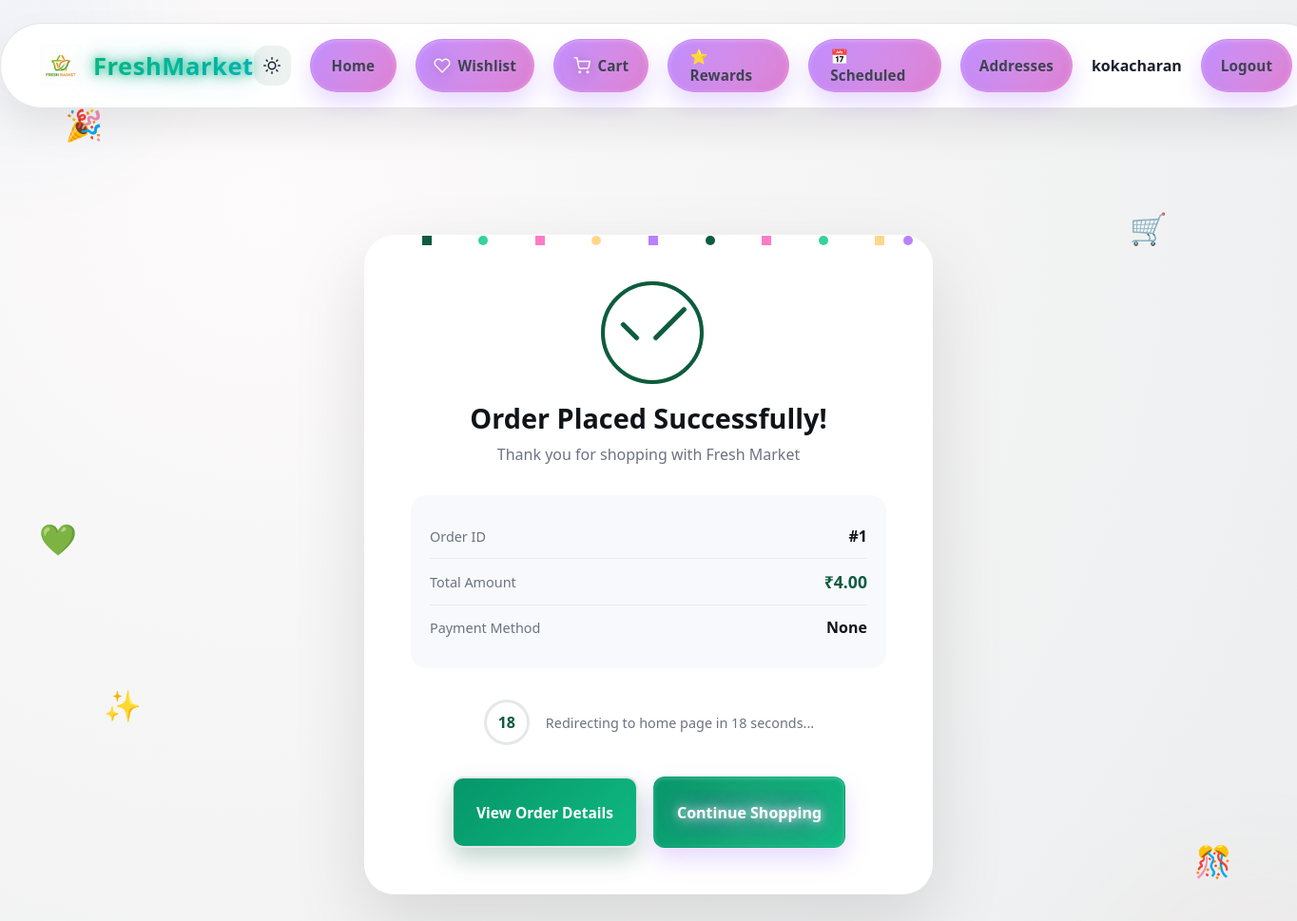
Screenshot of /order/success/1 (signed in) with the database file from the repository.
### models.py (models this page shows)
class User(UserMixin, db.Model):
    id = db.Column(db.Integer, primary_key=True)
    username = db.Column(db.String(80), unique=True, nullable=False)
    email = db.Column(db.String(120), unique=True, nullable=True) # Nullable for migration, should be False for new users
    password_hash = db.Column(db.String(120), nullable=False)
    is_admin = db.Column(db.Boolean, default=False)
    reset_token = db.Column(db.String(100), nullable=True)
    reset_token_expiration = db.Column(db.DateTime, nullable=True)
    loyalty_points = db.Column(db.Integer, default=0)  # Loyalty rewards points
    cart_items = db.relationship('CartItem', backref='user', lazy=True)
    orders = db.relationship('Order', backref='user', lazy=True)
    addresses = db.relationship('Address', backref='user', lazy=True, cascade='all, delete-orphan')
    wishlist_items = db.relationship('Wishlist', backref='user', lazy=True, cascade='all, delete-orphan')
    loyalty_transactions = db.relationship('LoyaltyTransaction', backref='user', lazy=True, cascade='all, delete-orphan')
    scheduled_orders = db.relationship('ScheduledOrder', backref='user', lazy=True, cascade='all, delete-orphan')

class Order(db.Model):
    id = db.Column(db.Integer, primary_key=True)
    user_id = db.Column(db.Integer, db.ForeignKey('user.id'), nullable=False)
    address_id = db.Column(db.Integer, db.ForeignKey('address.id'), nullable=True)
    total_price = db.Column(db.Float, nullable=False)
    date = db.Column(db.DateTime, default=datetime.utcnow)
    status = db.Column(db.String(20), default='Pending')
    payment_method = db.Column(db.String(50), nullable=True)  # COD, Debit Card, Credit Card, UPI
    points_earned = db.Column(db.Integer, default=0)  # Loyalty points earned from this order
    points_redeemed = db.Column(db.Integer, default=0)  # Loyalty points used for discount
    scheduled_delivery_date = db.Column(db.DateTime, nullable=True)  # For scheduled orders
    delivery_time_slot = db.Column(db.String(50), nullable=True)  # e.g., "8 AM - 12 PM"
    items = db.relationship('OrderItem', backref='order', lazy=True)
    address = db.relationship('Address')

### routes.py (the view)
@main.route('/order/success/<int:order_id>')
@login_required
def order_success(order_id):
    order = Order.query.get_or_404(order_id)
    if order.user_id != current_user.id:
        flash('Unauthorized access')
        return redirect(url_for('main.orders'))
    return render_template('order_success.html', order=order)

### routes.py (called while the page is built)
@login_manager.user_loader
def load_user(user_id):
    return User.query.get(int(user_id))

@main.context_processor
def inject_cart_total():
    if current_user.is_authenticated:
        cart_items = CartItem.query.filter_by(user_id=current_user.id).all()
        total_price = sum(item.product.price * item.quantity for item in cart_items)
        total_items = sum(item.quantity for item in cart_items)
        return {'cart_total': total_price, 'cart_count': total_items}
    return {'cart_total': 0, 'cart_count': 0}

### templates/order_success.html (shortened to what this page needs)
{% extends "base.html" %}
{% block content %}
<div class="success-container">
    <div class="success-card">
        <div class="success-checkmark">
            <div class="check-icon">
                <span class="icon-line line-tip"></span>
                <span class="icon-line line-long"></span>
                <div class="icon-circle"></div>
                <div class="icon-fix"></div>
            </div>
        </div>
        <h1 class="success-title">Order Placed Successfully!</h1>
        <p class="success-subtitle">Thank you for shopping with Fresh Market</p>
        <div class="order-details-box">
            <div class="detail-row">
                <span class="detail-label">Order ID</span>
                <span class="detail-value">#{{ order.id }}</span>
            </div>
            <div class="detail-row">
                <span class="detail-label">Total Amount</span>
                <span class="detail-value highlight">₹{{ "%.2f"|format(order.total_price) }}</span>
            </div>
            <div class="detail-row">
                <span class="detail-label">Payment Method</span>
                <span class="detail-value">{{ order.payment_method }}</span>
            </div>
        </div>
        <div class="confetti-container">
            <div class="confetti"></div>
            <div class="confetti"></div>
            <div class="confetti"></div>
            <div class="confetti"></div>
            <div class="confetti"></div>
            <div class="confetti"></div>
            <div class="confetti"></div>
            <div class="confetti"></div>
            <div class="confetti"></div>
            <div class="confetti"></div>
        </div>
        <div class="redirect-notice">
            <div class="timer-circle">
                <svg class="timer-svg" viewBox="0 0 100 100">
                    <circle class="timer-bg" cx="50" cy="50" r="45"></circle>
                    <circle class="timer-progress" cx="50" cy="50" r="45"></circle>
                </svg>
                <span class="timer-text" id="countdown">20</span>
            </div>
            <p>Redirecting to home page in <span id="countdown-text">20</span> seconds...</p>
        </div>
        <div class="success-actions">
            <a href="{{ url_for('main.order_detail', order_id=order.id) }}" class="btn btn-outline">View Order
                Details</a>
            <a href="{{ url_for('main.index') }}" class="btn btn-primary">Continue Shopping</a>
        </div>
    </div>
    <div class="floating-icons">
        <span class="float-icon">🎉</span>
        <span class="float-icon">🛒</span>
        <span class="float-icon">✨</span>
        <span class="float-icon">🎊</span>
        <span class="float-icon">💚</span>
    </div>
</div>
{% endblock %}

### templates/base.html (shortened to what this page needs)
<!DOCTYPE html>
<html lang="en">
<head>
    <link rel="stylesheet" href="{{ url_for('static', filename='style.css') }}">
    <link rel="stylesheet" href="{{ url_for('static', filename='new_features.css') }}">
    <link rel="stylesheet" href="{{ url_for('static', filename='accessibility.css') }}">
    <link rel="stylesheet" href="{{ url_for('static', filename='animations.css') }}">
    <link rel="stylesheet" href="{{ url_for('static', filename='enhanced_animations.css') }}">
    <link rel="stylesheet" href="{{ url_for('static', filename='scroll_animations.css') }}">
    <link rel="stylesheet" href="{{ url_for('static', filename='login_decorations.css') }}">
</head>
<body class="{% block body_class %}{% endblock %}">
    <nav class="top-nav">
        <div class="logo">
            <img src="{{ url_for('static', filename='logo.png') }}" alt="FreshMarket Logo">
            <span>FreshMarket</span>
        </div>
        <div class="links">
            <button id="theme-toggle" class="theme-toggle ripple-parent" type="button" aria-label="Toggle theme"
                aria-pressed="false">
            </button>
            <a href="{{ url_for('main.index') }}" class="nav-link">Home</a>
            {% if current_user.is_authenticated %}
            <a href="{{ url_for('main.wishlist') }}" class="nav-link nav-link-icon">
                <svg width="18" height="18" viewBox="0 0 24 24" fill="none" aria-hidden="true">
                    <path
                        d="M20.84 4.61a5.5 5.5 0 0 0-7.78 0L12 5.67l-1.06-1.06a5.5 5.5 0 0 0-7.78 7.78l1.06 1.06L12 21.23l7.78-7.78 1.06-1.06a5.5 5.5 0 0 0 0-7.78z"
                        stroke="currentColor" stroke-width="2" stroke-linecap="round" stroke-linejoin="round" />
                </svg>
                Wishlist
            </a>
            <a href="{{ url_for('main.cart') }}" class="nav-link nav-link-icon">
                Cart
            </a>
            <a href="{{ url_for('main.loyalty') }}" class="nav-link nav-link-icon">
                ⭐ Rewards
            </a>
            <a href="{{ url_for('main.scheduled_orders') }}" class="nav-link nav-link-icon">
                📅 Scheduled
            </a>
            <a href="{{ url_for('main.addresses') }}" class="nav-link">Addresses</a>
            <span class="nav-user">{{ current_user.username }}</span>
            <a href="{{ url_for('main.logout') }}" class="nav-link">Logout</a>
            {% else %}
            <a href="{{ url_for('main.login') }}" class="nav-link">Login</a>
            <a href="{{ url_for('main.register') }}" class="nav-link">Register</a>
            {% endif %}
        </div>
    </nav>
    <div class="container">
        {% block content %}{% endblock %}
    </div>
</body>
</html>

### static/accessibility.css (style rules this page uses)
nav.top-nav { background: var(--surface-dark); color: var(--text-inverse); }
body[data-theme="light"] nav.top-nav { background: rgba(255, 255, 255, 0.95); color: var(--text-primary); border: 1px solid var(--border-light); box-shadow: var(--shadow-soft); }
body[data-theme="light"] .nav-link { color: var(--text-secondary); }
body[data-theme="light"] .nav-user { color: var(--text-primary); }
body[data-theme="light"] .btn { background: linear-gradient(135deg, var(--accent-secondary-dark), var(--accent-secondary)); color: #ffffff; }
.btn, .filter-chip, .nav-link, .add-to-cart-btn, .plus-btn, .search-button { min-height: 44px; min-width: 44px; display: inline-flex; align-items: center; justify-content: center; }

### static/enhanced_animations.css (style rules this page uses)
.nav-link { transition: all 0.3s cubic-bezier(0.4, 0, 0.2, 1); }
.btn, .add-to-cart-btn { transition: all 0.3s cubic-bezier(0.4, 0, 0.2, 1); }
html { scroll-behavior: smooth; }

### static/scroll_animations.css (style rules this page uses)
html { scroll-behavior: smooth; }
.top-nav { position: sticky; top: 0; z-index: 1000; transition: all 0.3s ease-in-out; }

### rows the page displays
User: username "kokacharan"
Order: id "1", total_price "4.00", payment_method "None"
